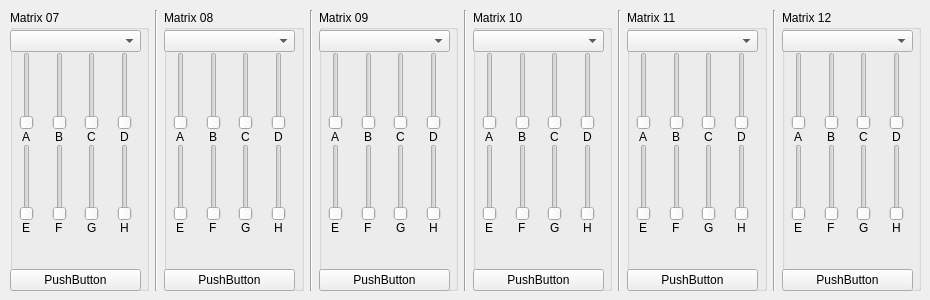
    <widget class="QWidget" name="matrix07_12Tab">
     <attribute name="title">
      <string>Matrix 7-12</string>
     </attribute>
     <widget class="QWidget" name="gridLayoutWidget_22">
      <property name="geometry">
       <rect>
        <x>10</x>
        <y>10</y>
        <width>911</width>
        <height>281</height>
       </rect>
      </property>
      <layout class="QGridLayout" name="matrix07_12GridLayout">
       <item row="0" column="0">
        <widget class="QGroupBox" name="matrix07GroupBox">
         <property name="title">
          <string>Matrix 07</string>
         </property>
         <widget class="QWidget" name="gridLayoutWidget_23">
          <property name="geometry">
           <rect>
            <x>0</x>
            <y>20</y>
            <width>131</width>
            <height>261</height>
           </rect>
          </property>
          <layout class="QGridLayout" name="matrix07GridLayout">
           <property name="spacing">
            <number>0</number>
           </property>
           <item row="4" column="1" alignment="Qt::AlignHCenter">
            <widget class="QLabel" name="label_57">
             <property name="text">
              <string>F</string>
             </property>
            </widget>
           </item>
           <item row="2" column="1" alignment="Qt::AlignHCenter">
            <widget class="QLabel" name="label_55">
             <property name="text">
              <string>B</string>
             </property>
            </widget>
           </item>
           <item row="3" column="2" alignment="Qt::AlignHCenter">
            <widget class="QSlider" name="slider_mtx_g_7">
             <property name="orientation">
              <enum>Qt::Vertical</enum>
             </property>
            </widget>
           </item>
           <item row="3" column="3" alignment="Qt::AlignHCenter">
            <widget class="QSlider" name="slider_mtx_h_7">
             <property name="orientation">
              <enum>Qt::Vertical</enum>
             </property>
            </widget>
           </item>
           <item row="1" column="3" alignment="Qt::AlignHCenter">
            <widget class="QSlider" name="slider_mtx_d_7">
             <property name="orientation">
              <enum>Qt::Vertical</enum>
             </property>
            </widget>
           </item>
           <item row="1" column="2" alignment="Qt::AlignHCenter">
            <widget class="QSlider" name="slider_mtx_c_7">
             <property name="orientation">
              <enum>Qt::Vertical</enum>
             </property>
            </widget>
           </item>
           <item row="2" column="3" alignment="Qt::AlignHCenter">
            <widget class="QLabel" name="label_52">
             <property name="text">
              <string>D</string>
             </property>
            </widget>
           </item>
           <item row="1" column="0" alignment="Qt::AlignHCenter">
            <widget class="QSlider" name="slider_mtx_a_7">
             <property name="orientation">
              <enum>Qt::Vertical</enum>
             </property>
            </widget>
           </item>
           <item row="1" column="1" alignment="Qt::AlignHCenter">
            <widget class="QSlider" name="slider_mtx_b_7">
             <property name="orientation">
              <enum>Qt::Vertical</enum>
             </property>
            </widget>
           </item>
           <item row="2" column="0" alignment="Qt::AlignHCenter">
            <widget class="QLabel" name="label_53">
             <property name="text">
              <string>A</string>
             </property>
            </widget>
           </item>
           <item row="3" column="0" alignment="Qt::AlignHCenter">
            <widget class="QSlider" name="slider_mtx_e_7">
             <property name="orientation">
              <enum>Qt::Vertical</enum>
             </property>
            </widget>
           </item>
           <item row="2" column="2" alignment="Qt::AlignHCenter">
            <widget class="QLabel" name="label_54">
             <property name="text">
              <string>C</string>
             </property>
            </widget>
           </item>
           <item row="3" column="1" alignment="Qt::AlignHCenter">
            <widget class="QSlider" name="slider_mtx_f_7">
             <property name="orientation">
              <enum>Qt::Vertical</enum>
             </property>
            </widget>
           </item>
           <item row="4" column="0" alignment="Qt::AlignHCenter">
            <widget class="QLabel" name="label_56">
             <property name="text">
              <string>E</string>
             </property>
            </widget>
           </item>
           <item row="4" column="3" alignment="Qt::AlignHCenter">
            <widget class="QLabel" name="label_59">
             <property name="text">
              <string>H</string>
             </property>
            </widget>
           </item>
           <item row="4" column="2" alignment="Qt::AlignHCenter">
            <widget class="QLabel" name="label_58">
             <property name="text">
              <string>G</string>
             </property>
            </widget>
           </item>
           <item row="0" column="0" colspan="4">
            <widget class="QComboBox" name="combo_matrix_in_7"/>
           </item>
           <item row="6" column="0" colspan="4">
            <widget class="QPushButton" name="matrix07BtnClear">
             <property name="text">
              <string>PushButton</string>
             </property>
            </widget>
           </item>
           <item row="5" column="2">
            <spacer name="verticalSpacer_7">
             <property name="orientation">
              <enum>Qt::Vertical</enum>
             </property>
             <property name="sizeHint" stdset="0">
              <size>
               <width>20</width>
               <height>40</height>
              </size>
             </property>
            </spacer>
           </item>
          </layout>
         </widget>
        </widget>
       </item>
       <item row="0" column="2">
        <widget class="QGroupBox" name="matrix08GroupBox">
         <property name="title">
          <string>Matrix 08</string>
         </property>
         <widget class="QWidget" name="gridLayoutWidget_24">
          <property name="geometry">
           <rect>
            <x>0</x>
            <y>20</y>
            <width>131</width>
            <height>261</height>
           </rect>
          </property>
          <layout class="QGridLayout" name="matrix08GridLayout">
           <property name="spacing">
            <number>0</number>
           </property>
           <item row="3" column="2" alignment="Qt::AlignHCenter">
            <widget class="QSlider" name="slider_mtx_g_8">
             <property name="orientation">
              <enum>Qt::Vertical</enum>
             </property>
            </widget>
           </item>
           <item row="3" column="3" alignment="Qt::AlignHCenter">
            <widget class="QSlider" name="slider_mtx_h_8">
             <property name="orientation">
              <enum>Qt::Vertical</enum>
             </property>
            </widget>
           </item>
           <item row="1" column="3" alignment="Qt::AlignHCenter">
            <widget class="QSlider" name="slider_mtx_d_8">
             <property name="orientation">
              <enum>Qt::Vertical</enum>
             </property>
            </widget>
           </item>
           <item row="1" column="2" alignment="Qt::AlignHCenter">
            <widget class="QSlider" name="slider_mtx_c_8">
             <property name="orientation">
              <enum>Qt::Vertical</enum>
             </property>
            </widget>
           </item>
           <item row="2" column="3" alignment="Qt::AlignHCenter">
            <widget class="QLabel" name="label_60">
             <property name="text">
              <string>D</string>
             </property>
            </widget>
           </item>
           <item row="1" column="0" alignment="Qt::AlignHCenter">
            <widget class="QSlider" name="slider_mtx_a_8">
             <property name="orientation">
              <enum>Qt::Vertical</enum>
             </property>
            </widget>
           </item>
           <item row="1" column="1" alignment="Qt::AlignHCenter">
            <widget class="QSlider" name="slider_mtx_b_8">
             <property name="orientation">
              <enum>Qt::Vertical</enum>
             </property>
            </widget>
           </item>
           <item row="2" column="0" alignment="Qt::AlignHCenter">
            <widget class="QLabel" name="label_61">
             <property name="text">
              <string>A</string>
             </property>
            </widget>
           </item>
           <item row="3" column="0" alignment="Qt::AlignHCenter">
            <widget class="QSlider" name="slider_mtx_e_8">
             <property name="orientation">
              <enum>Qt::Vertical</enum>
             </property>
            </widget>
           </item>
           <item row="2" column="2" alignment="Qt::AlignHCenter">
            <widget class="QLabel" name="label_62">
             <property name="text">
              <string>C</string>
             </property>
            </widget>
           </item>
           <item row="3" column="1" alignment="Qt::AlignHCenter">
            <widget class="QSlider" name="slider_mtx_f_8">
             <property name="orientation">
              <enum>Qt::Vertical</enum>
             </property>
            </widget>
           </item>
           <item row="4" column="1" alignment="Qt::AlignHCenter">
            <widget class="QLabel" name="label_65">
             <property name="text">
              <string>F</string>
             </property>
            </widget>
           </item>
           <item row="2" column="1" alignment="Qt::AlignHCenter">
            <widget class="QLabel" name="label_63">
             <property name="text">
              <string>B</string>
             </property>
            </widget>
           </item>
           <item row="4" column="0" alignment="Qt::AlignHCenter">
            <widget class="QLabel" name="label_64">
             <property name="text">
              <string>E</string>
             </property>
            </widget>
           </item>
           <item row="4" column="3" alignment="Qt::AlignHCenter">
            <widget class="QLabel" name="label_67">
             <property name="text">
              <string>H</string>
             </property>
            </widget>
           </item>
           <item row="4" column="2" alignment="Qt::AlignHCenter">
            <widget class="QLabel" name="label_66">
             <property name="text">
              <string>G</string>
             </property>
            </widget>
           </item>
           <item row="0" column="0" colspan="4">
            <widget class="QComboBox" name="combo_matrix_in_8"/>
           </item>
           <item row="6" column="0" colspan="4">
            <widget class="QPushButton" name="matrix08BtnClear">
             <property name="text">
              <string>PushButton</string>
             </property>
            </widget>
           </item>
           <item row="5" column="0">
            <spacer name="verticalSpacer_8">
             <property name="orientation">
              <enum>Qt::Vertical</enum>
             </property>
             <property name="sizeHint" stdset="0">
              <size>
               <width>20</width>
               <height>40</height>
              </size>
             </property>
            </spacer>
           </item>
          </layout>
         </widget>
        </widget>
       </item>
       <item row="0" column="4">
        <widget class="QGroupBox" name="matrix09GroupBox">
         <property name="title">
          <string>Matrix 09</string>
         </property>
         <widget class="QWidget" name="gridLayoutWidget_25">
          <property name="geometry">
           <rect>
            <x>0</x>
            <y>20</y>
            <width>131</width>
            <height>261</height>
           </rect>
          </property>
          <layout class="QGridLayout" name="matrix09GridLayout">
           <property name="spacing">
            <number>0</number>
           </property>
           <item row="3" column="3" alignment="Qt::AlignHCenter">
            <widget class="QSlider" name="slider_mtx_h_9">
             <property name="orientation">
              <enum>Qt::Vertical</enum>
             </property>
            </widget>
           </item>
           <item row="2" column="3" alignment="Qt::AlignHCenter">
            <widget class="QLabel" name="label_68">
             <property name="text">
              <string>D</string>
             </property>
            </widget>
           </item>
           <item row="3" column="2" alignment="Qt::AlignHCenter">
            <widget class="QSlider" name="slider_mtx_g_9">
             <property name="orientation">
              <enum>Qt::Vertical</enum>
             </property>
            </widget>
           </item>
           <item row="1" column="3" alignment="Qt::AlignHCenter">
            <widget class="QSlider" name="slider_mtx_d_9">
             <property name="orientation">
              <enum>Qt::Vertical</enum>
             </property>
            </widget>
           </item>
           <item row="1" column="2" alignment="Qt::AlignHCenter">
            <widget class="QSlider" name="slider_mtx_c_9">
             <property name="orientation">
              <enum>Qt::Vertical</enum>
             </property>
            </widget>
           </item>
           <item row="1" column="0" alignment="Qt::AlignHCenter">
            <widget class="QSlider" name="slider_mtx_a_9">
             <property name="orientation">
              <enum>Qt::Vertical</enum>
             </property>
            </widget>
           </item>
           <item row="1" column="1" alignment="Qt::AlignHCenter">
            <widget class="QSlider" name="slider_mtx_b_9">
             <property name="orientation">
              <enum>Qt::Vertical</enum>
             </property>
            </widget>
           </item>
           <item row="2" column="0" alignment="Qt::AlignHCenter">
            <widget class="QLabel" name="label_69">
             <property name="text">
              <string>A</string>
             </property>
            </widget>
           </item>
           <item row="3" column="0" alignment="Qt::AlignHCenter">
            <widget class="QSlider" name="slider_mtx_e_9">
             <property name="orientation">
              <enum>Qt::Vertical</enum>
             </property>
            </widget>
           </item>
           <item row="2" column="2" alignment="Qt::AlignHCenter">
            <widget class="QLabel" name="label_70">
             <property name="text">
              <string>C</string>
             </property>
            </widget>
           </item>
           <item row="3" column="1" alignment="Qt::AlignHCenter">
            <widget class="QSlider" name="slider_mtx_f_9">
             <property name="orientation">
              <enum>Qt::Vertical</enum>
             </property>
            </widget>
           </item>
           <item row="4" column="1" alignment="Qt::AlignHCenter">
            <widget class="QLabel" name="label_73">
             <property name="text">
              <string>F</string>
             </property>
            </widget>
           </item>
           <item row="2" column="1" alignment="Qt::AlignHCenter">
            <widget class="QLabel" name="label_71">
             <property name="text">
              <string>B</string>
             </property>
            </widget>
           </item>
           <item row="4" column="0" alignment="Qt::AlignHCenter">
            <widget class="QLabel" name="label_72">
             <property name="text">
              <string>E</string>
             </property>
            </widget>
           </item>
           <item row="4" column="3" alignment="Qt::AlignHCenter">
            <widget class="QLabel" name="label_75">
             <property name="text">
              <string>H</string>
             </property>
            </widget>
           </item>
           <item row="4" column="2" alignment="Qt::AlignHCenter">
            <widget class="QLabel" name="label_74">
             <property name="text">
              <string>G</string>
             </property>
            </widget>
           </item>
           <item row="0" column="0" colspan="4">
            <widget class="QComboBox" name="combo_matrix_in_9"/>
           </item>
           <item row="6" column="0" colspan="4">
            <widget class="QPushButton" name="matrix09BtnClear">
             <property name="text">
              <string>PushButton</string>
             </property>
            </widget>
           </item>
           <item row="5" column="1">
            <spacer name="verticalSpacer_9">
             <property name="orientation">
              <enum>Qt::Vertical</enum>
             </property>
             <property name="sizeHint" stdset="0">
              <size>
               <width>20</width>
               <height>40</height>
              </size>
             </property>
            </spacer>
           </item>
          </layout>
         </widget>
        </widget>
       </item>
       <item row="0" column="6">
        <widget class="QGroupBox" name="matrix10GroupBox">
         <property name="title">
          <string>Matrix 10</string>
         </property>
         <widget class="QWidget" name="gridLayoutWidget_26">
          <property name="geometry">
           <rect>
            <x>0</x>
            <y>20</y>
            <width>131</width>
            <height>261</height>
           </rect>
          </property>
          <layout class="QGridLayout" name="matrix10GridLayout">
           <property name="spacing">
            <number>0</number>
           </property>
           <item row="3" column="2" alignment="Qt::AlignHCenter">
            <widget class="QSlider" name="slider_mtx_g_10">
             <property name="orientation">
              <enum>Qt::Vertical</enum>
             </property>
            </widget>
           </item>
           <item row="3" column="3" alignment="Qt::AlignHCenter">
            <widget class="QSlider" name="slider_mtx_h_10">
             <property name="orientation">
              <enum>Qt::Vertical</enum>
             </property>
            </widget>
           </item>
           <item row="1" column="3" alignment="Qt::AlignHCenter">
            <widget class="QSlider" name="slider_mtx_d_10">
             <property name="orientation">
              <enum>Qt::Vertical</enum>
             </property>
            </widget>
           </item>
           <item row="1" column="2" alignment="Qt::AlignHCenter">
            <widget class="QSlider" name="slider_mtx_c_10">
             <property name="orientation">
              <enum>Qt::Vertical</enum>
             </property>
            </widget>
           </item>
           <item row="2" column="3" alignment="Qt::AlignHCenter">
            <widget class="QLabel" name="label_76">
             <property name="text">
              <string>D</string>
             </property>
            </widget>
           </item>
           <item row="1" column="0" alignment="Qt::AlignHCenter">
            <widget class="QSlider" name="slider_mtx_a_10">
             <property name="orientation">
              <enum>Qt::Vertical</enum>
             </property>
            </widget>
           </item>
           <item row="1" column="1" alignment="Qt::AlignHCenter">
            <widget class="QSlider" name="slider_mtx_b_10">
             <property name="orientation">
              <enum>Qt::Vertical</enum>
             </property>
            </widget>
           </item>
           <item row="2" column="0" alignment="Qt::AlignHCenter">
            <widget class="QLabel" name="label_77">
             <property name="text">
              <string>A</string>
             </property>
            </widget>
           </item>
           <item row="3" column="0" alignment="Qt::AlignHCenter">
            <widget class="QSlider" name="slider_mtx_e_10">
             <property name="orientation">
              <enum>Qt::Vertical</enum>
             </property>
            </widget>
           </item>
           <item row="2" column="2" alignment="Qt::AlignHCenter">
            <widget class="QLabel" name="label_78">
             <property name="text">
              <string>C</string>
             </property>
            </widget>
           </item>
           <item row="3" column="1" alignment="Qt::AlignHCenter">
            <widget class="QSlider" name="slider_mtx_f_10">
             <property name="orientation">
              <enum>Qt::Vertical</enum>
             </property>
            </widget>
           </item>
           <item row="2" column="1" alignment="Qt::AlignHCenter">
            <widget class="QLabel" name="label_79">
             <property name="text">
              <string>B</string>
             </property>
            </widget>
           </item>
           <item row="4" column="0" alignment="Qt::AlignHCenter">
            <widget class="QLabel" name="label_80">
             <property name="text">
              <string>E</string>
             </property>
            </widget>
           </item>
           <item row="4" column="1" alignment="Qt::AlignHCenter">
            <widget class="QLabel" name="label_81">
             <property name="text">
              <string>F</string>
             </property>
            </widget>
           </item>
           <item row="4" column="3" alignment="Qt::AlignHCenter">
            <widget class="QLabel" name="label_83">
             <property name="text">
              <string>H</string>
             </property>
            </widget>
           </item>
           <item row="4" column="2" alignment="Qt::AlignHCenter">
            <widget class="QLabel" name="label_82">
             <property name="text">
              <string>G</string>
             </property>
            </widget>
           </item>
           <item row="0" column="0" colspan="4">
            <widget class="QComboBox" name="combo_matrix_in_10"/>
           </item>
           <item row="6" column="0" colspan="4">
            <widget class="QPushButton" name="matrix10BtnClear">
             <property name="text">
              <string>PushButton</string>
             </property>
            </widget>
           </item>
           <item row="5" column="1">
            <spacer name="verticalSpacer_10">
             <property name="orientation">
              <enum>Qt::Vertical</enum>
             </property>
             <property name="sizeHint" stdset="0">
              <size>
               <width>20</width>
               <height>40</height>
              </size>
             </property>
            </spacer>
           </item>
          </layout>
         </widget>
        </widget>
       </item>
       <item row="0" column="8">
        <widget class="QGroupBox" name="matrix11GroupBox">
         <property name="title">
          <string>Matrix 11</string>
         </property>
         <widget class="QWidget" name="gridLayoutWidget_27">
          <property name="geometry">
           <rect>
            <x>0</x>
            <y>20</y>
            <width>131</width>
            <height>261</height>
           </rect>
          </property>
          <layout class="QGridLayout" name="matrix11GridLayout">
           <property name="spacing">
            <number>0</number>
           </property>
           <item row="2" column="2" alignment="Qt::AlignHCenter">
            <widget class="QLabel" name="label_86">
             <property name="text">
              <string>C</string>
             </property>
            </widget>
           </item>
           <item row="3" column="2" alignment="Qt::AlignHCenter">
            <widget class="QSlider" name="slider_mtx_g_11">
             <property name="orientation">
              <enum>Qt::Vertical</enum>
             </property>
            </widget>
           </item>
           <item row="3" column="3" alignment="Qt::AlignHCenter">
            <widget class="QSlider" name="slider_mtx_h_11">
             <property name="orientation">
              <enum>Qt::Vertical</enum>
             </property>
            </widget>
           </item>
           <item row="1" column="3" alignment="Qt::AlignHCenter">
            <widget class="QSlider" name="slider_mtx_d_11">
             <property name="orientation">
              <enum>Qt::Vertical</enum>
             </property>
            </widget>
           </item>
           <item row="1" column="2" alignment="Qt::AlignHCenter">
            <widget class="QSlider" name="slider_mtx_c_11">
             <property name="orientation">
              <enum>Qt::Vertical</enum>
             </property>
            </widget>
           </item>
           <item row="2" column="3" alignment="Qt::AlignHCenter">
            <widget class="QLabel" name="label_84">
             <property name="text">
              <string>D</string>
             </property>
            </widget>
           </item>
           <item row="1" column="0" alignment="Qt::AlignHCenter">
            <widget class="QSlider" name="slider_mtx_a_11">
             <property name="orientation">
              <enum>Qt::Vertical</enum>
             </property>
            </widget>
           </item>
           <item row="1" column="1" alignment="Qt::AlignHCenter">
            <widget class="QSlider" name="slider_mtx_b_11">
             <property name="orientation">
              <enum>Qt::Vertical</enum>
             </property>
            </widget>
           </item>
           <item row="2" column="0" alignment="Qt::AlignHCenter">
            <widget class="QLabel" name="label_85">
             <property name="text">
              <string>A</string>
             </property>
            </widget>
           </item>
           <item row="3" column="0" alignment="Qt::AlignHCenter">
            <widget class="QSlider" name="slider_mtx_e_11">
             <property name="orientation">
              <enum>Qt::Vertical</enum>
             </property>
            </widget>
           </item>
           <item row="3" column="1" alignment="Qt::AlignHCenter">
            <widget class="QSlider" name="slider_mtx_f_11">
             <property name="orientation">
              <enum>Qt::Vertical</enum>
             </property>
            </widget>
           </item>
           <item row="4" column="1" alignment="Qt::AlignHCenter">
            <widget class="QLabel" name="label_89">
             <property name="text">
              <string>F</string>
             </property>
            </widget>
           </item>
           <item row="2" column="1" alignment="Qt::AlignHCenter">
            <widget class="QLabel" name="label_87">
             <property name="text">
              <string>B</string>
             </property>
            </widget>
           </item>
           <item row="4" column="0" alignment="Qt::AlignHCenter">
            <widget class="QLabel" name="label_88">
             <property name="text">
              <string>E</string>
             </property>
            </widget>
           </item>
           <item row="4" column="3" alignment="Qt::AlignHCenter">
            <widget class="QLabel" name="label_91">
             <property name="text">
              <string>H</string>
             </property>
            </widget>
           </item>
           <item row="4" column="2" alignment="Qt::AlignHCenter">
            <widget class="QLabel" name="label_90">
             <property name="text">
              <string>G</string>
             </property>
            </widget>
           </item>
           <item row="0" column="0" colspan="4">
            <widget class="QComboBox" name="combo_matrix_in_11"/>
           </item>
           <item row="6" column="0" colspan="4">
            <widget class="QPushButton" name="matrix11BtnClear">
             <property name="text">
              <string>PushButton</string>
             </property>
            </widget>
           </item>
           <item row="5" column="1">
            <spacer name="verticalSpacer_11">
             <property name="orientation">
              <enum>Qt::Vertical</enum>
             </property>
             <property name="sizeHint" stdset="0">
              <size>
               <width>20</width>
               <height>40</height>
              </size>
             </property>
            </spacer>
           </item>
          </layout>
         </widget>
        </widget>
       </item>
       <item row="0" column="10">
        <widget class="QGroupBox" name="matrix12GroupBox">
         <property name="title">
          <string>Matrix 12</string>
         </property>
         <widget class="QWidget" name="gridLayoutWidget_28">
          <property name="geometry">
           <rect>
            <x>0</x>
            <y>20</y>
            <width>131</width>
            <height>261</height>
           </rect>
          </property>
          <layout class="QGridLayout" name="matrix12GridLayout">
           <property name="spacing">
            <number>0</number>
           </property>
           <item row="3" column="2" alignment="Qt::AlignHCenter">
            <widget class="QSlider" name="slider_mtx_g_12">
             <property name="orientation">
              <enum>Qt::Vertical</enum>
             </property>
            </widget>
           </item>
           <item row="3" column="3" alignment="Qt::AlignHCenter">
            <widget class="QSlider" name="slider_mtx_h_12">
             <property name="orientation">
              <enum>Qt::Vertical</enum>
             </property>
            </widget>
           </item>
           <item row="1" column="3" alignment="Qt::AlignHCenter">
            <widget class="QSlider" name="slider_mtx_d_12">
             <property name="orientation">
              <enum>Qt::Vertical</enum>
             </property>
            </widget>
           </item>
           <item row="1" column="2" alignment="Qt::AlignHCenter">
            <widget class="QSlider" name="slider_mtx_c_12">
             <property name="orientation">
              <enum>Qt::Vertical</enum>
             </property>
            </widget>
           </item>
           <item row="2" column="3" alignment="Qt::AlignHCenter">
            <widget class="QLabel" name="label_92">
             <property name="text">
              <string>D</string>
             </property>
            </widget>
           </item>
           <item row="1" column="0" alignment="Qt::AlignHCenter">
            <widget class="QSlider" name="slider_mtx_a_12">
             <property name="orientation">
              <enum>Qt::Vertical</enum>
             </property>
            </widget>
           </item>
           <item row="1" column="1" alignment="Qt::AlignHCenter">
            <widget class="QSlider" name="slider_mtx_b_12">
             <property name="orientation">
              <enum>Qt::Vertical</enum>
             </property>
            </widget>
           </item>
           <item row="2" column="0" alignment="Qt::AlignHCenter">
            <widget class="QLabel" name="label_93">
             <property name="text">
              <string>A</string>
             </property>
            </widget>
           </item>
           <item row="3" column="0" alignment="Qt::AlignHCenter">
            <widget class="QSlider" name="slider_mtx_e_12">
             <property name="orientation">
              <enum>Qt::Vertical</enum>
             </property>
            </widget>
           </item>
           <item row="2" column="2" alignment="Qt::AlignHCenter">
            <widget class="QLabel" name="label_94">
             <property name="text">
              <string>C</string>
             </property>
            </widget>
           </item>
           <item row="3" column="1" alignment="Qt::AlignHCenter">
            <widget class="QSlider" name="slider_mtx_f_12">
             <property name="orientation">
              <enum>Qt::Vertical</enum>
             </property>
            </widget>
           </item>
           <item row="4" column="1" alignment="Qt::AlignHCenter">
            <widget class="QLabel" name="label_97">
             <property name="text">
              <string>F</string>
             </property>
            </widget>
           </item>
           <item row="2" column="1" alignment="Qt::AlignHCenter">
            <widget class="QLabel" name="label_95">
             <property name="text">
              <string>B</string>
             </property>
            </widget>
           </item>
           <item row="4" column="0" alignment="Qt::AlignHCenter">
            <widget class="QLabel" name="label_96">
             <property name="text">
              <string>E</string>
             </property>
            </widget>
           </item>
           <item row="4" column="3" alignment="Qt::AlignHCenter">
            <widget class="QLabel" name="label_99">
             <property name="text">
              <string>H</string>
             </property>
            </widget>
           </item>
           <item row="4" column="2" alignment="Qt::AlignHCenter">
            <widget class="QLabel" name="label_98">
             <property name="text">
              <string>G</string>
             </property>
            </widget>
           </item>
           <item row="0" column="0" colspan="4">
            <widget class="QComboBox" name="combo_matrix_in_12"/>
           </item>
           <item row="6" column="0" colspan="4">
            <widget class="QPushButton" name="matrix12BtnClear">
             <property name="text">
              <string>PushButton</string>
             </property>
            </widget>
           </item>
           <item row="5" column="1">
            <spacer name="verticalSpacer_12">
             <property name="orientation">
              <enum>Qt::Vertical</enum>
             </property>
             <property name="sizeHint" stdset="0">
              <size>
               <width>20</width>
               <height>40</height>
              </size>
             </property>
            </spacer>
           </item>
          </layout>
         </widget>
        </widget>
       </item>
       <item row="0" column="3">
        <widget class="Line" name="line_22">
         <property name="orientation">
          <enum>Qt::Vertical</enum>
         </property>
        </widget>
       </item>
       <item row="0" column="1">
        <widget class="Line" name="line_21">
         <property name="orientation">
          <enum>Qt::Vertical</enum>
         </property>
        </widget>
       </item>
       <item row="0" column="7">
        <widget class="Line" name="line_24">
         <property name="orientation">
          <enum>Qt::Vertical</enum>
         </property>
        </widget>
       </item>
       <item row="0" column="5">
        <widget class="Line" name="line_23">
         <property name="orientation">
          <enum>Qt::Vertical</enum>
         </property>
        </widget>
       </item>
       <item row="0" column="9">
        <widget class="Line" name="line_25">
         <property name="orientation">
          <enum>Qt::Vertical</enum>
         </property>
        </widget>
       </item>
      </layout>
     </widget>
    </widget>
